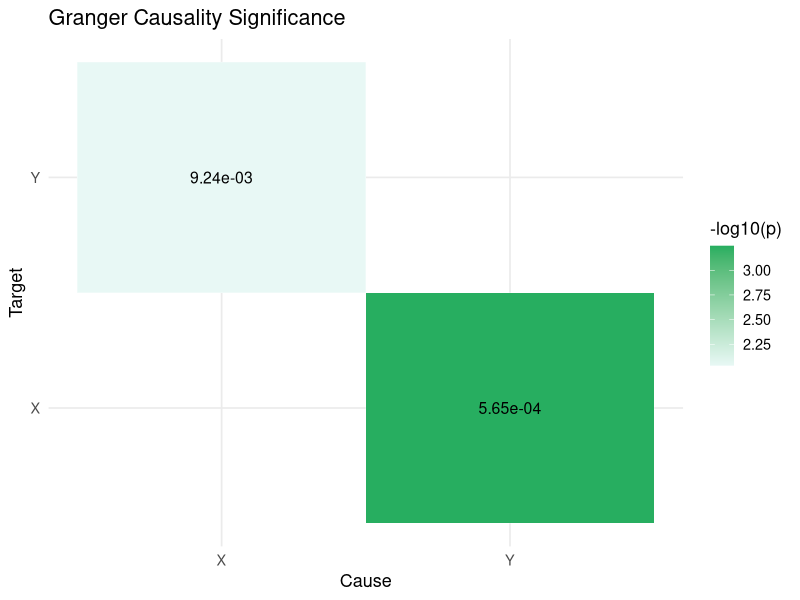

This chart was generated by the following R code:
################################################################################
####################### GRANGER CAUSALITY NETWORK INFERENCE ####################
################################################################################

# ============================================================
# Working Directory
# ============================================================

setwd('/Users/gio/Desktop/My Dissertation/Dissertation Focus/Main Version/1_Basic_Net_Raw/Simple_Network_3')

# ============================================================
# Required Libraries
# ============================================================

library(dplyr)
library(lmtest)
library(tseries)
library(ggplot2)
library(tidyr)

################################################################################
################################################################################

# ============================================================
# ADF Stationarity Check
# ============================================================

check_stationarity <- function(df, time_col){
  
  vars <- setdiff(names(df), time_col)
  df_out <- df
  
  non_stationary <- FALSE
  
  for(v in vars){
    
    test <- adf.test(df[[v]])
    
    cat("\nADF test for", v, "\n")
    print(test)
    
    if(test$p.value > 0.05){
      non_stationary <- TRUE
    }
    
  }
  
  if(non_stationary){
    
    cat("\n⚠ At least one variable is non-stationary → applying FIRST DIFFERENCE TO ALL VARIABLES\n")
    
    for(v in vars){
      df_out[[v]] <- c(NA, diff(df[[v]]))
    }
    
  }
  
  df_out <- na.omit(df_out)
  
  return(df_out)
}

################################################################################
################################################################################

# ============================================================
# Pairwise Granger Causality Inference
# ============================================================

infer_granger_network <- function(df, time_col,
                                  max_lag = 1,
                                  p_threshold = 0.05,
                                  collinearity_threshold = 0.999){
  
  vars <- setdiff(names(df), time_col)
  data_mat <- df[, vars]
  
  start_time <- Sys.time()
  
  edges <- data.frame()
  
  p_matrix <- matrix(
    NA,
    nrow = length(vars),
    ncol = length(vars),
    dimnames = list(vars, vars)
  )
  
  for(cause in vars){
    for(target in vars){
      
      if(cause == target) next
      
      # ------------------------------------------------------
      # 🔥 NEW: Skip near-perfect collinearity
      # ------------------------------------------------------
      corr_val <- cor(data_mat[[cause]], data_mat[[target]])
      
      if(!is.na(corr_val) && abs(corr_val) > collinearity_threshold){
        message("⚠ Skipping ", cause, " → ", target, " (collinearity: ", round(corr_val,4), ")")
        next
      }
      
      # ------------------------------------------------------
      # Run Granger test safely
      # ------------------------------------------------------
      test <- tryCatch(
        grangertest(
          data_mat[[target]] ~ data_mat[[cause]],
          order = max_lag
        ),
        error = function(e){
          message("⚠ Error for ", cause, " → ", target, ": ", e$message)
          return(NULL)
        }
      )
      
      if(is.null(test)) next
      
      p_value <- test$`Pr(>F)`[2]
      
      p_matrix[cause, target] <- p_value
      
      if(!is.na(p_value) && p_value < p_threshold){
        
        edges <- rbind(
          edges,
          data.frame(
            Cause = cause,
            Effect = target,
            p_value = p_value,
            Strength = -log10(max(p_value,1e-16))
          )
        )
        
      }
      
    }
  }
  
  end_time <- Sys.time()
  
  runtime_seconds <- as.numeric(
    difftime(end_time,start_time,units="secs")
  )
  
  message(
    "⏱ Granger causality runtime: ",
    round(runtime_seconds,4),
    " seconds"
  )
  
  return(list(
    edges = edges,
    runtime = runtime_seconds,
    p_matrix = p_matrix
  ))
}

################################################################################
################################################################################

# ============================================================
# Granger Heatmap
# ============================================================

plot_granger_heatmap <- function(p_matrix){
  
  heatmap_df <- as.data.frame(p_matrix) %>%
    tibble::rownames_to_column("Cause") %>%
    pivot_longer(
      -Cause,
      names_to = "Target",
      values_to = "p_value"
    ) %>%
    filter(!is.na(p_value))
  
  ggplot(
    heatmap_df,
    aes(Cause, Target, fill = -log10(p_value))
  ) +
    geom_tile(color="white") +
    geom_text(
      aes(label=sprintf("%.2e",p_value)),
      size=4
    ) +
    scale_fill_gradient(
      low = "#e8f8f5",
      high = "#27ae60",
      name = "-log10(p)"
    ) +
    labs(
      title="Granger Causality Significance",
      x="Cause",
      y="Target"
    ) +
    theme_minimal(base_size=13)
}

################################################################################
################################################################################

# ============================================================
# Load Dataset
# ============================================================

sim_df <- read.csv("Simple_Network_3.csv") %>%
  na.omit()

time_col <- names(sim_df)[1]

################################################################################
################################################################################

# ============================================================
# Stationarity Check
# ============================================================

sim_df_stationary <- check_stationarity(sim_df, time_col)

################################################################################
################################################################################

# ============================================================
# Run Granger Causality
# ============================================================

granger_res <- infer_granger_network(
  df = sim_df_stationary,
  time_col = time_col,
  max_lag = 4
)

granger_edges <- granger_res$edges

print(granger_edges)

################################################################################
################################################################################

# ============================================================
# Plot Heatmap
# ============================================================

plot_granger_heatmap(granger_res$p_matrix)

################################################################################
############################### ~ END ~ ########################################
################################################################################
